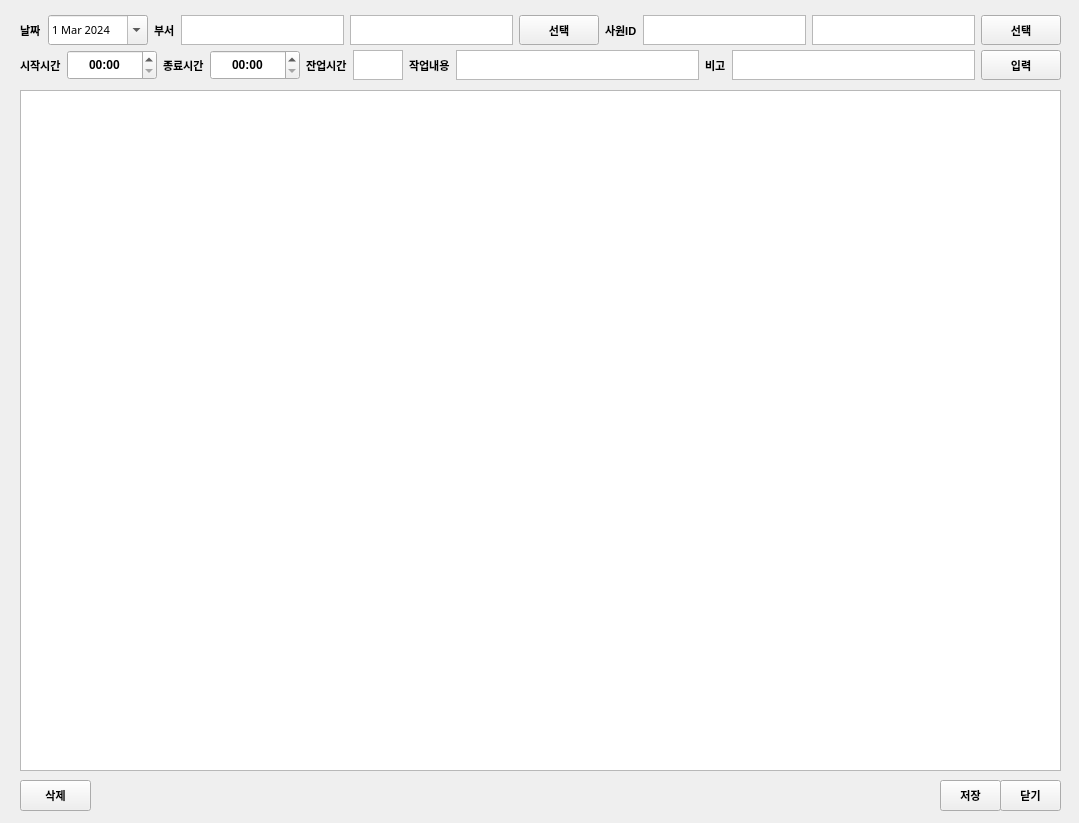
<?xml version="1.0" encoding="UTF-8"?>
<ui version="4.0">
 <class>win_upload_time</class>
 <widget class="QWidget" name="win_upload_time">
  <property name="geometry">
   <rect>
    <x>0</x>
    <y>0</y>
    <width>1079</width>
    <height>823</height>
   </rect>
  </property>
  <property name="windowTitle">
   <string>Form</string>
  </property>
  <widget class="QTableWidget" name="tbl_info">
   <property name="enabled">
    <bool>true</bool>
   </property>
   <property name="geometry">
    <rect>
     <x>20</x>
     <y>90</y>
     <width>1041</width>
     <height>681</height>
    </rect>
   </property>
   <property name="inputMethodHints">
    <set>Qt::ImhMultiLine</set>
   </property>
   <property name="verticalScrollBarPolicy">
    <enum>Qt::ScrollBarAsNeeded</enum>
   </property>
   <property name="horizontalScrollBarPolicy">
    <enum>Qt::ScrollBarAsNeeded</enum>
   </property>
   <property name="sizeAdjustPolicy">
    <enum>QAbstractScrollArea::AdjustToContents</enum>
   </property>
   <property name="dragEnabled">
    <bool>true</bool>
   </property>
   <property name="alternatingRowColors">
    <bool>true</bool>
   </property>
   <property name="selectionBehavior">
    <enum>QAbstractItemView::SelectRows</enum>
   </property>
   <property name="textElideMode">
    <enum>Qt::ElideMiddle</enum>
   </property>
   <attribute name="horizontalHeaderCascadingSectionResizes">
    <bool>true</bool>
   </attribute>
   <attribute name="horizontalHeaderShowSortIndicator" stdset="0">
    <bool>true</bool>
   </attribute>
   <attribute name="horizontalHeaderStretchLastSection">
    <bool>true</bool>
   </attribute>
   <attribute name="verticalHeaderCascadingSectionResizes">
    <bool>true</bool>
   </attribute>
   <attribute name="verticalHeaderStretchLastSection">
    <bool>false</bool>
   </attribute>
  </widget>
  <widget class="QPushButton" name="btn_close">
   <property name="geometry">
    <rect>
     <x>1000</x>
     <y>780</y>
     <width>61</width>
     <height>31</height>
    </rect>
   </property>
   <property name="font">
    <font>
     <family>Arial</family>
     <pointsize>8</pointsize>
     <weight>75</weight>
     <bold>true</bold>
    </font>
   </property>
   <property name="text">
    <string>닫기</string>
   </property>
  </widget>
  <widget class="QPushButton" name="btn_save">
   <property name="geometry">
    <rect>
     <x>940</x>
     <y>780</y>
     <width>61</width>
     <height>31</height>
    </rect>
   </property>
   <property name="font">
    <font>
     <family>Arial</family>
     <pointsize>8</pointsize>
     <weight>75</weight>
     <bold>true</bold>
    </font>
   </property>
   <property name="text">
    <string>저장</string>
   </property>
  </widget>
  <widget class="QPushButton" name="btn_delete">
   <property name="geometry">
    <rect>
     <x>20</x>
     <y>780</y>
     <width>71</width>
     <height>31</height>
    </rect>
   </property>
   <property name="font">
    <font>
     <family>Arial</family>
     <pointsize>8</pointsize>
     <weight>75</weight>
     <bold>true</bold>
    </font>
   </property>
   <property name="text">
    <string>삭제</string>
   </property>
  </widget>
  <widget class="QWidget" name="gridLayoutWidget">
   <property name="geometry">
    <rect>
     <x>20</x>
     <y>50</y>
     <width>1041</width>
     <height>32</height>
    </rect>
   </property>
   <layout class="QGridLayout" name="gridLayout">
    <property name="sizeConstraint">
     <enum>QLayout::SetMaximumSize</enum>
    </property>
    <item row="1" column="2">
     <widget class="QLabel" name="lbl_select_file_5">
      <property name="font">
       <font>
        <family>Arial</family>
        <pointsize>8</pointsize>
        <weight>75</weight>
        <bold>true</bold>
       </font>
      </property>
      <property name="text">
       <string>종료시간</string>
      </property>
     </widget>
    </item>
    <item row="1" column="1">
     <widget class="QTimeEdit" name="time_start">
      <property name="minimumSize">
       <size>
        <width>90</width>
        <height>30</height>
       </size>
      </property>
      <property name="font">
       <font>
        <family>Arial</family>
        <weight>75</weight>
        <bold>true</bold>
       </font>
      </property>
      <property name="alignment">
       <set>Qt::AlignCenter</set>
      </property>
      <property name="currentSection">
       <enum>QDateTimeEdit::HourSection</enum>
      </property>
      <property name="displayFormat">
       <string>HH:mm</string>
      </property>
     </widget>
    </item>
    <item row="1" column="0">
     <widget class="QLabel" name="lbl_select_file_4">
      <property name="font">
       <font>
        <family>Arial</family>
        <pointsize>8</pointsize>
        <weight>75</weight>
        <bold>true</bold>
       </font>
      </property>
      <property name="text">
       <string>시작시간</string>
      </property>
     </widget>
    </item>
    <item row="1" column="8">
     <widget class="QTextEdit" name="txt_detail">
      <property name="maximumSize">
       <size>
        <width>16777215</width>
        <height>30</height>
       </size>
      </property>
      <property name="font">
       <font>
        <family>Arial</family>
        <pointsize>9</pointsize>
        <weight>75</weight>
        <bold>true</bold>
       </font>
      </property>
      <property name="tabChangesFocus">
       <bool>true</bool>
      </property>
     </widget>
    </item>
    <item row="1" column="7">
     <widget class="QLabel" name="lbl_select_file_8">
      <property name="font">
       <font>
        <family>Arial</family>
        <pointsize>8</pointsize>
        <weight>75</weight>
        <bold>true</bold>
       </font>
      </property>
      <property name="text">
       <string>작업내용</string>
      </property>
     </widget>
    </item>
    <item row="1" column="9">
     <widget class="QLabel" name="lbl_select_file_9">
      <property name="font">
       <font>
        <family>Arial</family>
        <pointsize>8</pointsize>
        <weight>75</weight>
        <bold>true</bold>
       </font>
      </property>
      <property name="text">
       <string>비고</string>
      </property>
     </widget>
    </item>
    <item row="1" column="3">
     <widget class="QTimeEdit" name="time_end">
      <property name="minimumSize">
       <size>
        <width>90</width>
        <height>30</height>
       </size>
      </property>
      <property name="font">
       <font>
        <family>Arial</family>
        <weight>75</weight>
        <bold>true</bold>
       </font>
      </property>
      <property name="alignment">
       <set>Qt::AlignCenter</set>
      </property>
      <property name="currentSection">
       <enum>QDateTimeEdit::HourSection</enum>
      </property>
      <property name="displayFormat">
       <string>HH:mm</string>
      </property>
     </widget>
    </item>
    <item row="1" column="4">
     <widget class="QLabel" name="lbl_select_file_6">
      <property name="font">
       <font>
        <family>Arial</family>
        <pointsize>8</pointsize>
        <weight>75</weight>
        <bold>true</bold>
       </font>
      </property>
      <property name="text">
       <string>잔업시간</string>
      </property>
     </widget>
    </item>
    <item row="1" column="11">
     <widget class="QPushButton" name="btn_input">
      <property name="maximumSize">
       <size>
        <width>16777215</width>
        <height>30</height>
       </size>
      </property>
      <property name="font">
       <font>
        <family>Arial</family>
        <pointsize>8</pointsize>
        <weight>75</weight>
        <bold>true</bold>
       </font>
      </property>
      <property name="text">
       <string>입력</string>
      </property>
     </widget>
    </item>
    <item row="1" column="10">
     <widget class="QTextEdit" name="txt_note">
      <property name="maximumSize">
       <size>
        <width>16777215</width>
        <height>30</height>
       </size>
      </property>
      <property name="font">
       <font>
        <family>Arial</family>
        <pointsize>9</pointsize>
        <weight>75</weight>
        <bold>true</bold>
       </font>
      </property>
      <property name="tabChangesFocus">
       <bool>true</bool>
      </property>
     </widget>
    </item>
    <item row="1" column="5">
     <widget class="QTextEdit" name="txt_overtime">
      <property name="maximumSize">
       <size>
        <width>50</width>
        <height>30</height>
       </size>
      </property>
      <property name="font">
       <font>
        <family>Arial</family>
        <pointsize>9</pointsize>
        <weight>75</weight>
        <bold>true</bold>
       </font>
      </property>
      <property name="inputMethodHints">
       <set>Qt::ImhDigitsOnly</set>
      </property>
      <property name="verticalScrollBarPolicy">
       <enum>Qt::ScrollBarAlwaysOff</enum>
      </property>
      <property name="horizontalScrollBarPolicy">
       <enum>Qt::ScrollBarAlwaysOff</enum>
      </property>
      <property name="tabChangesFocus">
       <bool>true</bool>
      </property>
      <property name="readOnly">
       <bool>false</bool>
      </property>
      <property name="html">
       <string>&lt;!DOCTYPE HTML PUBLIC &quot;-//W3C//DTD HTML 4.0//EN&quot; &quot;http://www.w3.org/TR/REC-html40/strict.dtd&quot;&gt;
&lt;html&gt;&lt;head&gt;&lt;meta name=&quot;qrichtext&quot; content=&quot;1&quot; /&gt;&lt;style type=&quot;text/css&quot;&gt;
p, li { white-space: pre-wrap; }
&lt;/style&gt;&lt;/head&gt;&lt;body style=&quot; font-family:'Arial'; font-size:9pt; font-weight:600; font-style:normal;&quot;&gt;
&lt;p align=&quot;center&quot; style=&quot;-qt-paragraph-type:empty; margin-top:0px; margin-bottom:0px; margin-left:0px; margin-right:0px; -qt-block-indent:0; text-indent:0px;&quot;&gt;&lt;br /&gt;&lt;/p&gt;&lt;/body&gt;&lt;/html&gt;</string>
      </property>
     </widget>
    </item>
   </layout>
  </widget>
  <widget class="QWidget" name="horizontalLayoutWidget">
   <property name="geometry">
    <rect>
     <x>20</x>
     <y>10</y>
     <width>1041</width>
     <height>41</height>
    </rect>
   </property>
   <layout class="QHBoxLayout" name="horizontalLayout">
    <item>
     <widget class="QLabel" name="lbl_select_file">
      <property name="font">
       <font>
        <family>Arial</family>
        <pointsize>8</pointsize>
        <weight>75</weight>
        <bold>true</bold>
       </font>
      </property>
      <property name="text">
       <string>날짜</string>
      </property>
     </widget>
    </item>
    <item>
     <widget class="QDateEdit" name="date">
      <property name="minimumSize">
       <size>
        <width>100</width>
        <height>0</height>
       </size>
      </property>
      <property name="maximumSize">
       <size>
        <width>100</width>
        <height>30</height>
       </size>
      </property>
      <property name="font">
       <font>
        <family>맑은 고딕</family>
        <pointsize>8</pointsize>
        <weight>50</weight>
        <bold>false</bold>
       </font>
      </property>
      <property name="dateTime">
       <datetime>
        <hour>0</hour>
        <minute>0</minute>
        <second>0</second>
        <year>2024</year>
        <month>3</month>
        <day>1</day>
       </datetime>
      </property>
      <property name="calendarPopup">
       <bool>true</bool>
      </property>
     </widget>
    </item>
    <item>
     <widget class="QLabel" name="lbl_select_file_2">
      <property name="font">
       <font>
        <family>Arial</family>
        <pointsize>8</pointsize>
        <weight>75</weight>
        <bold>true</bold>
       </font>
      </property>
      <property name="text">
       <string>부서</string>
      </property>
     </widget>
    </item>
    <item>
     <widget class="QTextEdit" name="txt_dept_id">
      <property name="enabled">
       <bool>true</bool>
      </property>
      <property name="maximumSize">
       <size>
        <width>16777215</width>
        <height>30</height>
       </size>
      </property>
      <property name="font">
       <font>
        <family>Arial</family>
        <pointsize>9</pointsize>
        <weight>75</weight>
        <bold>true</bold>
       </font>
      </property>
      <property name="lineWidth">
       <number>1</number>
      </property>
      <property name="midLineWidth">
       <number>0</number>
      </property>
      <property name="tabChangesFocus">
       <bool>true</bool>
      </property>
      <property name="readOnly">
       <bool>true</bool>
      </property>
      <property name="html">
       <string>&lt;!DOCTYPE HTML PUBLIC &quot;-//W3C//DTD HTML 4.0//EN&quot; &quot;http://www.w3.org/TR/REC-html40/strict.dtd&quot;&gt;
&lt;html&gt;&lt;head&gt;&lt;meta name=&quot;qrichtext&quot; content=&quot;1&quot; /&gt;&lt;style type=&quot;text/css&quot;&gt;
p, li { white-space: pre-wrap; }
&lt;/style&gt;&lt;/head&gt;&lt;body style=&quot; font-family:'Arial'; font-size:9pt; font-weight:600; font-style:normal;&quot;&gt;
&lt;p style=&quot;-qt-paragraph-type:empty; margin-top:0px; margin-bottom:0px; margin-left:0px; margin-right:0px; -qt-block-indent:0; text-indent:0px; font-family:'맑은 고딕'; font-size:10pt;&quot;&gt;&lt;br /&gt;&lt;/p&gt;&lt;/body&gt;&lt;/html&gt;</string>
      </property>
     </widget>
    </item>
    <item>
     <widget class="QTextEdit" name="txt_dept_name">
      <property name="enabled">
       <bool>true</bool>
      </property>
      <property name="maximumSize">
       <size>
        <width>16777215</width>
        <height>30</height>
       </size>
      </property>
      <property name="font">
       <font>
        <family>Arial</family>
        <pointsize>9</pointsize>
        <weight>75</weight>
        <bold>true</bold>
       </font>
      </property>
      <property name="lineWidth">
       <number>1</number>
      </property>
      <property name="midLineWidth">
       <number>0</number>
      </property>
      <property name="tabChangesFocus">
       <bool>true</bool>
      </property>
      <property name="readOnly">
       <bool>true</bool>
      </property>
     </widget>
    </item>
    <item>
     <widget class="QPushButton" name="btn_select_dept">
      <property name="maximumSize">
       <size>
        <width>16777215</width>
        <height>30</height>
       </size>
      </property>
      <property name="font">
       <font>
        <family>Arial</family>
        <pointsize>8</pointsize>
        <weight>75</weight>
        <bold>true</bold>
       </font>
      </property>
      <property name="text">
       <string>선택</string>
      </property>
     </widget>
    </item>
    <item>
     <widget class="QLabel" name="lbl_select_file_3">
      <property name="font">
       <font>
        <family>Arial</family>
        <pointsize>8</pointsize>
        <weight>75</weight>
        <bold>true</bold>
       </font>
      </property>
      <property name="text">
       <string>사원ID</string>
      </property>
     </widget>
    </item>
    <item>
     <widget class="QTextEdit" name="txt_emp_id">
      <property name="enabled">
       <bool>true</bool>
      </property>
      <property name="maximumSize">
       <size>
        <width>16777215</width>
        <height>30</height>
       </size>
      </property>
      <property name="font">
       <font>
        <family>Arial</family>
        <pointsize>9</pointsize>
        <weight>75</weight>
        <bold>true</bold>
       </font>
      </property>
      <property name="lineWidth">
       <number>1</number>
      </property>
      <property name="midLineWidth">
       <number>0</number>
      </property>
      <property name="tabChangesFocus">
       <bool>true</bool>
      </property>
      <property name="readOnly">
       <bool>true</bool>
      </property>
     </widget>
    </item>
    <item>
     <widget class="QTextEdit" name="txt_emp_name">
      <property name="enabled">
       <bool>true</bool>
      </property>
      <property name="maximumSize">
       <size>
        <width>16777215</width>
        <height>30</height>
       </size>
      </property>
      <property name="font">
       <font>
        <family>Arial</family>
        <pointsize>9</pointsize>
        <weight>75</weight>
        <bold>true</bold>
       </font>
      </property>
      <property name="layoutDirection">
       <enum>Qt::LeftToRight</enum>
      </property>
      <property name="autoFillBackground">
       <bool>false</bool>
      </property>
      <property name="lineWidth">
       <number>1</number>
      </property>
      <property name="midLineWidth">
       <number>0</number>
      </property>
      <property name="tabChangesFocus">
       <bool>true</bool>
      </property>
      <property name="readOnly">
       <bool>true</bool>
      </property>
      <property name="cursorWidth">
       <number>-2</number>
      </property>
     </widget>
    </item>
    <item>
     <widget class="QPushButton" name="btn_select_emp">
      <property name="maximumSize">
       <size>
        <width>16777215</width>
        <height>30</height>
       </size>
      </property>
      <property name="font">
       <font>
        <family>Arial</family>
        <pointsize>8</pointsize>
        <weight>75</weight>
        <bold>true</bold>
       </font>
      </property>
      <property name="text">
       <string>선택</string>
      </property>
     </widget>
    </item>
   </layout>
  </widget>
 </widget>
 <tabstops>
  <tabstop>date</tabstop>
  <tabstop>btn_select_dept</tabstop>
  <tabstop>btn_select_emp</tabstop>
  <tabstop>time_start</tabstop>
  <tabstop>time_end</tabstop>
  <tabstop>txt_overtime</tabstop>
  <tabstop>txt_detail</tabstop>
  <tabstop>txt_note</tabstop>
  <tabstop>btn_input</tabstop>
  <tabstop>tbl_info</tabstop>
  <tabstop>btn_delete</tabstop>
  <tabstop>btn_save</tabstop>
  <tabstop>btn_close</tabstop>
  <tabstop>txt_dept_id</tabstop>
  <tabstop>txt_dept_name</tabstop>
  <tabstop>txt_emp_id</tabstop>
  <tabstop>txt_emp_name</tabstop>
 </tabstops>
 <resources/>
 <connections/>
</ui>
